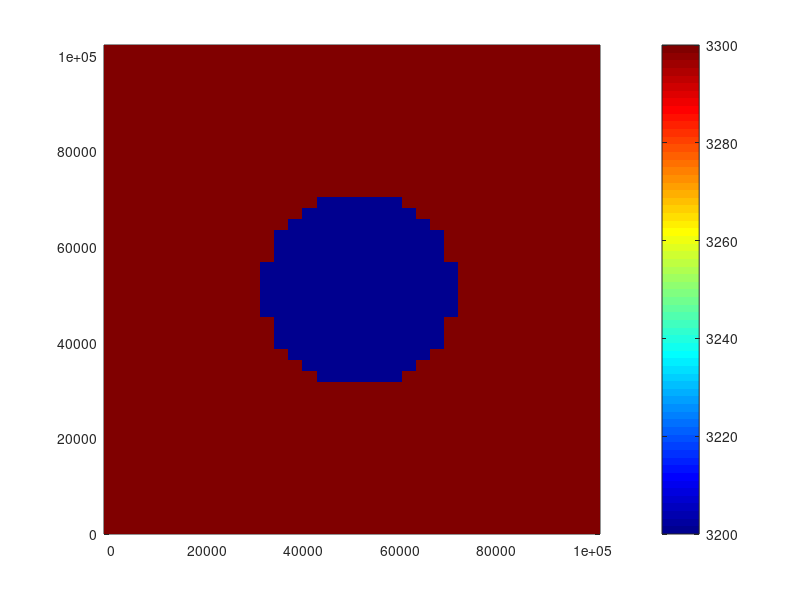
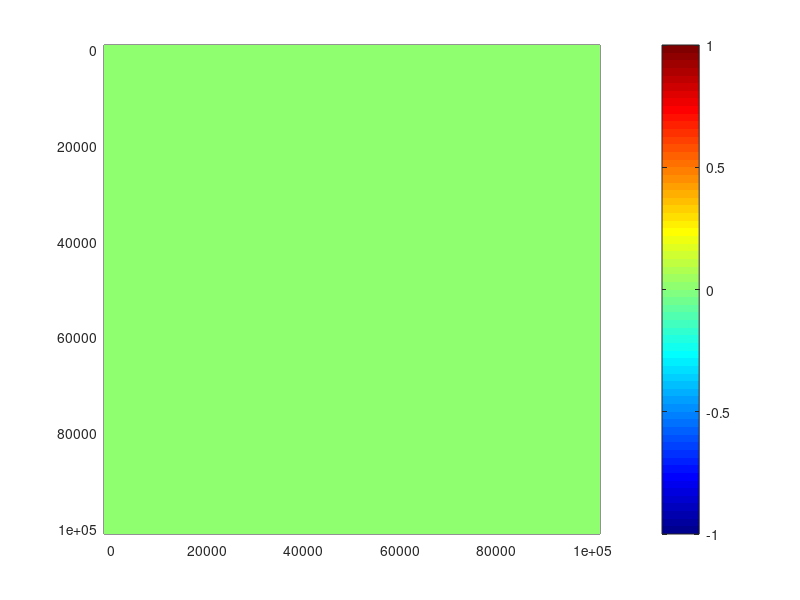
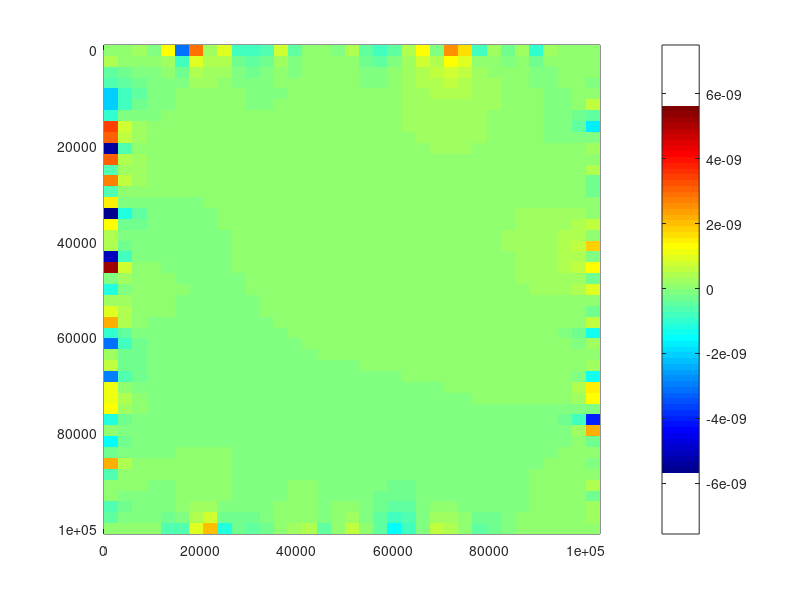
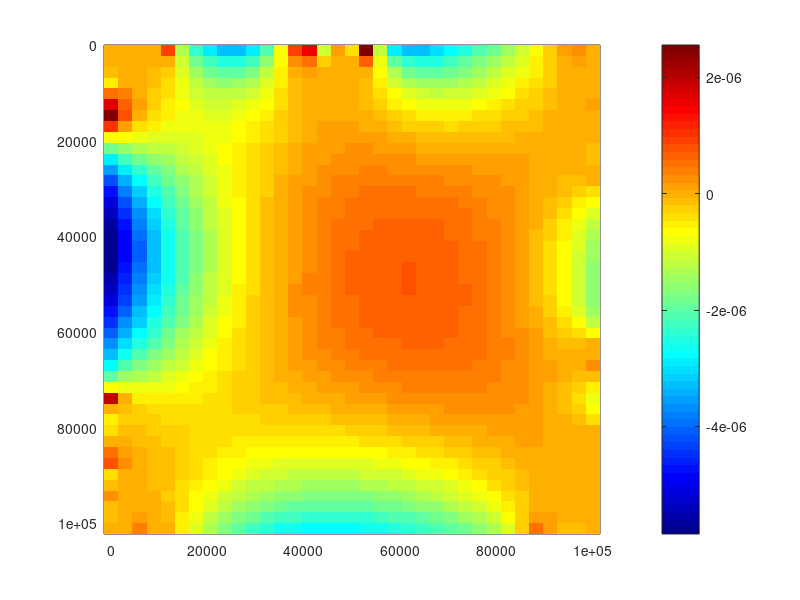

MATLAB code for these plots, in order:
% 0 clear memory and figures
clear all % memory
clf % figures


% 1.1 define numerical model
xsize = 100000; % horizontal, m
ysize = 100000; % vertical, m
Nx=35; % grid resolution in horizontal direction
Ny=45;% grid resolution in vertical direction
dx=xsize/(Nx-1); % horizontal grid step in m
dy=ysize/(Ny-1); % vertical grid step in m
x=0:dx:xsize+dx; % horizontal coordinates of grid points
y=0:dy:ysize+dy; % vertical coordinates of grid points
xp=-dx/2:dx:xsize+dx/2;
yp=-dy/2:dy:ysize+dy/2;
xvx=0:dx:xsize+dx;
yvx=-dy/2:dy:ysize+dy/2;
xvy=-dx/2:dx:xsize+dx/2;
yvy=0:dy:ysize+dy;
gy=10; % defining gravitational constant
r=20000; % defining radius of plume
radius=sparse(Ny, Nx);
ETA=1e+19;



% 1.2 defining the density depending on the location of the point
% density defined in vy points
RHO = sparse(Ny+1, Nx+1);
for j=1:1:Nx+1
    for i=1:1:Ny+1
        radius (i, j) = sqrt(((xsize+dx)/2-(j-1)*dx)^2 + ((ysize)/2-dy*(i-1))^2); % distance from centre
        if (radius (i, j)>= r)
            RHO(i, j) = 3300; % density outside the radius of the plume
        else RHO(i, j) = 3200; % density inside the plume
        end
    end
end



% 2 defining global matrices L and R

N=(Nx+1)*(Ny+1)*3; % total number of unknowns
L=sparse(N, N); % coeff in the left side of equations
R=zeros(N,1); % values for the right hand side of eqns


% 3 composing global matrices
for j=1:1:Nx+1
    for i=1:1:Ny+1 
        gp=((j-1)*(Ny+1)+i-1)*3+1;
        gvx=gp+1;
        gvy=gp+2;
        if (i==1 || j==1 || j>=Nx || i==Ny+1)
            L(gvx, gvx)=1;
            R(gvx, 1)=0;  
        else
            L(gvx, gvx-3*(Ny+1))=ETA/dx^2;
            L(gvx, gvx-3)=ETA/dy^2;
            L(gvx, gvx)=-2*ETA*(1/dx^2+1/dy^2);
            L(gvx, gvx+3)=ETA/dy^2;
            L(gvx, gvx+3*(Ny+1))=ETA/dx^2;
            L(gvx, gp)=1/dx;
            L(gvx, gp+3*(Ny+1))=-1/dx;
            R(gvx, 1)=0;
        end
        if (i==1 || j==1 || j==Nx+1 || i>=Ny)
            L(gvy, gvy)=1;
            R(gvy, 1)=0;
        else
            L(gvy, gvy-3*(Ny+1))=ETA/dx^2;
            L(gvy, gvy-3)=ETA/dy^2;
            L(gvy, gvy)=-2*ETA*(1/dx^2+1/dy^2);
            L(gvy, gvy+3)=ETA/dy^2;
            L(gvy, gvy+3*(Ny+1))=ETA/dx^2;
            L(gvy, gp)=1/dy;
            L(gvy, gp+3)=-1/dy;
            R(gvy, 1)=-RHO(i, j)*gy;
        end
        
        if (i==1 || j==1 || j==Nx+1 || i==Ny+1 ||(i==2 && j==2))
            L(gp, gp)=1;
            R(gp, 1)=0;

        else
            L(gp, gvx-3*(Ny+1))=-1/dx;
            L(gp, gvx)=1/dx;
            L(gp, gvy-3)=-1/dy;
            L(gp, gvy)=1/dy;
            R(gp, 1)=0;
        end
        end
end


% 4 solve matrices
S=L\R;


% 5 reload solution into vx, vy, p
p=zeros(Ny+1, Nx+1);
vx=zeros(Ny+1, Nx+1);
vy=zeros(Ny+1, Nx+1);  % define empty geometrical arrays
for j=1:1:Nx+1 % from 1 with step 1 
    for i=1:1:Ny+1
        % define global index of the current equation S
        gp=((j-1)*(Ny+1)+i-1)*3+1;
        gvx=gp+1;
        gvy=gp+2;
        % reload S(kg) => p, vx, vy(i, j)
        p(i, j)= S(gp);
        vx(i, j)= S(gvx);
        vy(i, j)= S(gvy);
    end
end


figure(1); clf
pcolor(xvy, yvy, RHO);
colormap('Jet')
shading flat
colorbar

figure(2); clf
pcolor(xp, yp, p) ; colormap('Jet')
shading flat
colorbar
axis ij

figure(3); clf
pcolor(xvx, yvx, vx) ; colormap('Jet')
shading flat
colorbar
axis ij

figure(4); clf
pcolor(xvy, yvy, vy) ; colormap('Jet')
shading flat
colorbar
axis ij

% reference values
disp(p(7, 5));
disp(vx(7, 5));
disp(vy(7, 5));

